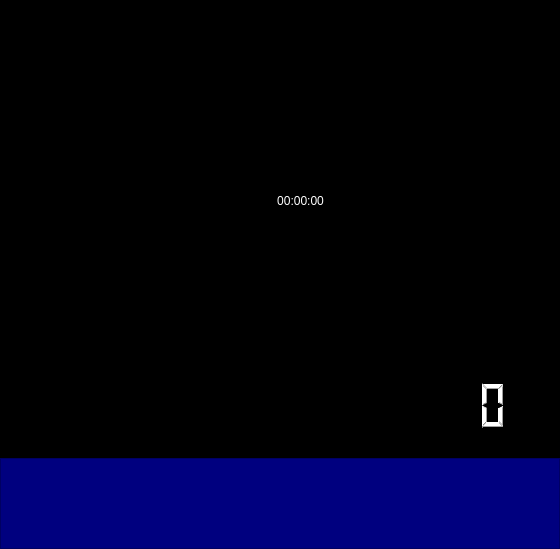
<?xml version="1.0" encoding="UTF-8"?>
<ui version="4.0">
 <class>MainWindow</class>
 <widget class="QMainWindow" name="MainWindow">
  <property name="geometry">
   <rect>
    <x>0</x>
    <y>0</y>
    <width>560</width>
    <height>549</height>
   </rect>
  </property>
  <property name="windowTitle">
   <string>MainWindow</string>
  </property>
  <widget class="QWidget" name="centralwidget">
   <layout class="QVBoxLayout" name="verticalLayout" stretch="5,1">
    <property name="spacing">
     <number>0</number>
    </property>
    <property name="leftMargin">
     <number>0</number>
    </property>
    <property name="topMargin">
     <number>0</number>
    </property>
    <property name="rightMargin">
     <number>0</number>
    </property>
    <property name="bottomMargin">
     <number>0</number>
    </property>
    <item>
     <widget class="QFrame" name="frame">
      <property name="styleSheet">
       <string notr="true">background-color: rgb(0, 0, 0);</string>
      </property>
      <property name="frameShape">
       <enum>QFrame::StyledPanel</enum>
      </property>
      <property name="frameShadow">
       <enum>QFrame::Raised</enum>
      </property>
      <widget class="QFrame" name="frame_3">
       <property name="geometry">
        <rect>
         <x>140</x>
         <y>90</y>
         <width>371</width>
         <height>291</height>
        </rect>
       </property>
       <property name="frameShape">
        <enum>QFrame::StyledPanel</enum>
       </property>
       <property name="frameShadow">
        <enum>QFrame::Raised</enum>
       </property>
      </widget>
      <widget class="QLCDNumber" name="lcdNumber">
       <property name="geometry">
        <rect>
         <x>440</x>
         <y>380</y>
         <width>81</width>
         <height>51</height>
        </rect>
       </property>
       <property name="styleSheet">
        <string notr="true">color: rgb(255, 255, 255);</string>
       </property>
       <property name="digitCount">
        <number>2</number>
       </property>
      </widget>
      <widget class="QLabel" name="label">
       <property name="geometry">
        <rect>
         <x>120</x>
         <y>130</y>
         <width>361</width>
         <height>141</height>
        </rect>
       </property>
       <property name="styleSheet">
        <string notr="true">color: rgb(255, 255, 255);
font: 40pt &quot;OCR A Extended&quot;;</string>
       </property>
       <property name="text">
        <string>00:00:00</string>
       </property>
       <property name="alignment">
        <set>Qt::AlignCenter</set>
       </property>
      </widget>
     </widget>
    </item>
    <item>
     <widget class="QFrame" name="frame_2">
      <property name="styleSheet">
       <string notr="true">background-color: rgb(0, 0, 127);</string>
      </property>
      <property name="frameShape">
       <enum>QFrame::StyledPanel</enum>
      </property>
      <property name="frameShadow">
       <enum>QFrame::Raised</enum>
      </property>
     </widget>
    </item>
   </layout>
  </widget>
 </widget>
 <resources/>
 <connections/>
</ui>
